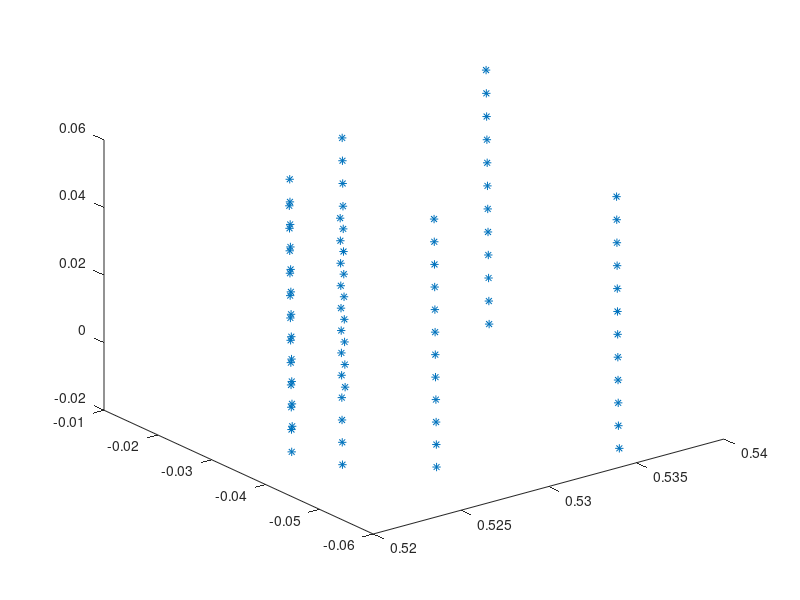

This figure's MATLAB source: (Note: this script raises an error after producing the figure.)
%%%%%%%%%%%%%%%%%%%%%%%%%%%%%%%%%%%%%%%%%%%%%%%%%%%%%%%%%%%%%%%%%%%%%%%%%%%
%
% Main script file for obstacle detection in 3D point clouds of tube-like
% environments. The first part of the script contains multiple options for
% loading or generating input point clouds. The second part is the execution.
%
% Alex Trofimov, ETH Zurich, June 2010
%
%
% There are multiple options for input. Uncomment the needed one, leave the
% others commented.
%
%
% After the execution of the script, following data can be considered
% output:
% - 7xn matrix cyl_det: contains parameters of n detected cylinder.
% - nxN matrix ap_glob, containing n vectors of length N, where N is the
% size of the initial point cloud. A value ap_glob(i,j) is 1, if j-th
% point of the point cloud belongs to i-th cylinder. Zero otherwise.
% - 1xk vector f_id, where k=n*(n-1)/2 possible cylinder pairs. Stores feature_id output of extract_feature.m for every cylinder combination.
% - 1xk cell par. Stores feature_parameters output of extract_feature.m for every
% cylinder combination.
%%%%%%%%%%%%%%%%%%%%%%%%%%%%%%%%%%%%%%%%%%%%%%%%%%%%%%%%%%%%%%%%%%%%%%%%%%%
% clc
% %close all
% figure(1);
% figure(2);
% close(1);
% close(2);
% % % Add folders to search path
% addpath('pipes');
% addpath('kdtree1.2/kdtree');
% %profile on;
t_total = tic;
% %%%%%%%%%%%%%%%%%%%%%%%%%%%%%%%%%%%%%%%%%%%%%%%%%%%%%%%%%%%%%%%%%%%%%%%%%%%
% %% Load/generate 3D scan data (file format: three columns with x, y, z)
% %%%%%%%%%%%%%%%%%%%%%%%%%%%%%%%%%%%%%%%%%%%%%%%%%%%%%%%%%%%%%%%%%%%%%%%%%%%
% % 1) Real scans of steam chest environment (robot position: (0, 0, 0))
% %%%%%%%%%%%%%%%%%%%%%%%%%%%%%%%%%%%%%%%%%%%%%%%%%%%%%%%%%%%%%%%%%%%%%%%%%%%
% %data = load('3Dtest_129_xyzf11.txt');
% %data = load('3Dtest_150_xyzf11.txt');
% data = load('3Dtest_1201_xyzf11.txt');
% %Systematic subsampling (for example take every 10th point)
% nTotSamples = size(data, 1);
% filter = 1:10:nTotSamples;
% A = data(filter, :)';
% % Random subsampling (as alternative)
% % filter = rand(size(data, 1), 1); % random vector of same data size
% % A = data(filter < 0.1, :); % keep 10% of the points
% % 2) Computer-generated uniformly sampled point sets
% %%%%%%%%%%%%%%%%%%%%%%%%%%%%%%%%%%%%%%%%%%%%%%%%%%%%%%%%%%%%%%%%%%%%%%%%%
% % % Concave Step
% % axis1 = [-0.5 0 0; 0.5 0 0]';
% % axis2 = [0.6 0 0; 1.2 0 0]';
% % set1 = noisy_cylinder(axis1(:,1),axis1(:,2),0.25,5000,0);
% % set2 = noisy_cylinder(axis2(:,1),axis2(:,2),0.32,4000,0);
% % A = [set1 set2];
% % % Convex Step
% % axis1 = [-0.5 0 0; 0.5 0 0]';
% % axis2 = [0.505 0 0; 1.2 0 0]';
% % set1 = noisy_cylinder(axis1(:,1),axis1(:,2),0.32,5000,0);
% % set2 = noisy_cylinder(axis2(:,1),axis2(:,2),0.25,4000,0);
% % A = [set1 set2];
% % % Hole
% % axis1 = [-0.5 0 0; 0.5 0 0]';
% % axis2 = [0 0.25 0; 0 1 0]';
% % set1 = noisy_cylinder(axis1(:,1),axis1(:,2),0.32,5000,0);
% % set2 = noisy_cylinder(axis2(:,1),axis2(:,2),0.25,4000,0);
% % A = [set1 set2];
% % % Gap
% % axis1 = [-0.5 0 0; 0.5 0 0]';
% % axis2 = [0.6 0 0; 1.2 0 0]';
% % set1 = noisy_cylinder(axis1(:,1),axis1(:,2),0.25,5000,0);
% 
% % set2 = noisy_cylinder(axis2(:,1),axis2(:,2),0.25,4000,0);
% % A = [set1 set2];
% % 3) Simulated scans of ideal environment
% %%%%%%%%%%%%%%%%%%%%%%%%%%%%%%%%%%%%%%%%%%%%%%%%%%%%%%%%%%%%%%%%%%%%%%%%%
% %build_scan_los; %Change the parameters in build_scan_los file to generate other
% scans.
%%%%%%%%%%%%%%%%%%%%%%%%%%%%%%%%%%%%%%%%%%%%%%%%%%%%%%%%%%%%%%%%%%%%%%%%%%%
% Cylinder detection
%%%%%%%%%%%%%%%%%%%%%%%%%%%%%%%%%%%%%%%%%%%%%%%%%%%%%%%%%%%%%%%%%%%%%%%%%%%
%% Parameters and declarations
% At this point, a 3xn matrix A must have been loaded to
% workspace.
% Find surface orientation for every point

load('cylcloud.mat')
pts = [pts2(3,:);pts2(1,:);pts2(2,:)];
pts = pts(:,1:84);

figure
plot3(pts(1,:),pts(2,:),pts(3,:),'*')


A = orient_cloud(double(pts));
% parameters
max_number_of_objects = 10;
trash_percentage_threshold = 0.01; % in parts of 1. Default value 0.01, i.e. 1%.
% The search stops as soon as there are less
% unassigned point left, than
% trash_percentage_threshold part of original size.
% declarations
time_ransac = zeros(1,max_number_of_objects);
n = 0;
size_A = size(A,2);
A_unassigned = A;
size_A_unassigned = size_A;
id_unassigned = 1:size_A;
cyl_det = zeros(7,0);
ap_glob = zeros(0,size_A);
it = zeros(1,max_number_of_objects);
%% ransac
% While-loop keeps searching for objects and plotting until either it
% reaches the desired number of objects
% or
% the remaining point cloud is too small to continue
% or
% RANSAC fails to find another cylinder.
while (n<max_number_of_objects && (size_A_unassigned/size_A)>trash_percentage_threshold)
    n = n+1;
    t_ran = tic;
    [cyl_det(:,n),ap,it(n)] = ransac_cylinder(A_unassigned);
    time_ransac(n) = toc(t_ran);
    
    
    % breaking the while loop if no object was found
    if sum(ap)==0
        cyl_det = cyl_det(:,1:n-1);
        n = n-1; %in the end, n is the number of detected objects.
        break
    end
    
    
    % saving the global assignment vector for cylinder n
    ap_glob(n,id_unassigned(:,ap==1)) = 1;
    % assigning the values for the next iteration
    id_unassigned = id_unassigned(:,ap==0);
    A_unassigned = A_unassigned(:,ap==0);
    size_A_unassigned = size(A_unassigned,2);
    
    
end
%% plotting
figure(1);
axis equal;
hold on;
for i = 1:n
    show_cylinder(cyl_det(:,i));
end
figure(2);
axis equal;
hold on;
% plotting the unassigned points in red
X = A_unassigned(1,:);
Y = A_unassigned(2,:);
Z = A_unassigned(3,:);
plot3(X,Y,Z,'o','MarkerEdgeColor','k','MarkerFaceColor','r','MarkerSize',3)
for i = 1:n
    % plotting points of the cylinder in random color
    A_cyl = A(:,ap_glob(i,:)==1);
    X = A_cyl(1,:);
    Y = A_cyl(2,:);
    Z = A_cyl(3,:);
    
    cyl_color = [0.8 0.9 0.9] - rand([1 3]).*[0.8 0.9 0.9];
    
    plot3(X,Y,Z,'o','MarkerEdgeColor','k','MarkerFaceColor',cyl_color,'MarkerSize',3);
    line(cyl_det([1 4],i),cyl_det([2 5],i),cyl_det([3
        6],i),'color',cyl_color,'LineWidth',5);
    %show_cylinder_col(cyl_det(:,i),cyl_color);
end
%% feature extraction
% The results are plotted in figure 2
t_feat=tic;
k = 0;
par = cell(1);
for i = 1:n-1
    for j = i+1:n
        k = k+1;
        [f_id(k),par_out] = extract_feature(cyl_det(:,i),cyl_det(:,j));
        par(k) = {par_out};
        if f_id(k)~=0 % display the message only for related cylinder pairs
            disp(['Cylinders ',num2str(i),' and ',num2str(j),': feature id = ',num2str(f_id(k))]);
                end
                if f_id(k) == 1 || f_id(k) == 2 %step
                disp('Step detected');
                show_step(cell2mat(par(k)));
                elseif f_id(k) == 4 %hole
                    disp('Hole detected');
                    show_hole(cell2mat(par(k)));
                elseif f_id(k) == 5 %merge
                    disp('Merge suggested');
                elseif f_id(k) == 3 %gap
                    gap_cyl = cell2mat(par(k));
                    for g = 1:n
                        gap_check_id=extract_feature(gap_cyl,cyl_det(:,g));
                        if gap_check_id ==-1
                            disp('Gap found, but will not be displayed, since it is incompatible with other cylinders');
                            break;
                        end
                    end
                    if gap_check_id ~= -1
                        show_cylinder_col(gap_cyl,[0 1 0]);
                        disp('Gap detected');
                    end
                end
        end
    end
    disp(['Time for feature detection on ',num2str(n),' cylinders = ',num2str(toc(t_feat))]);
    disp(['Finished after ', num2str(toc(t_total))]);
    %profile viewer
    % Remove folder from search path
    rmpath('pipes');
    rmpath('kdtree1.2/kdtree');
    
